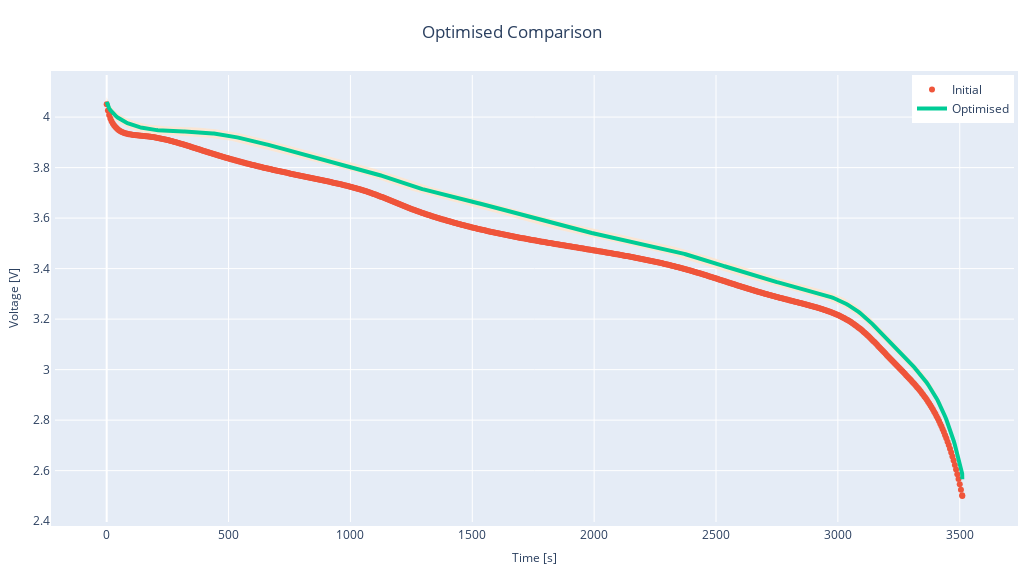
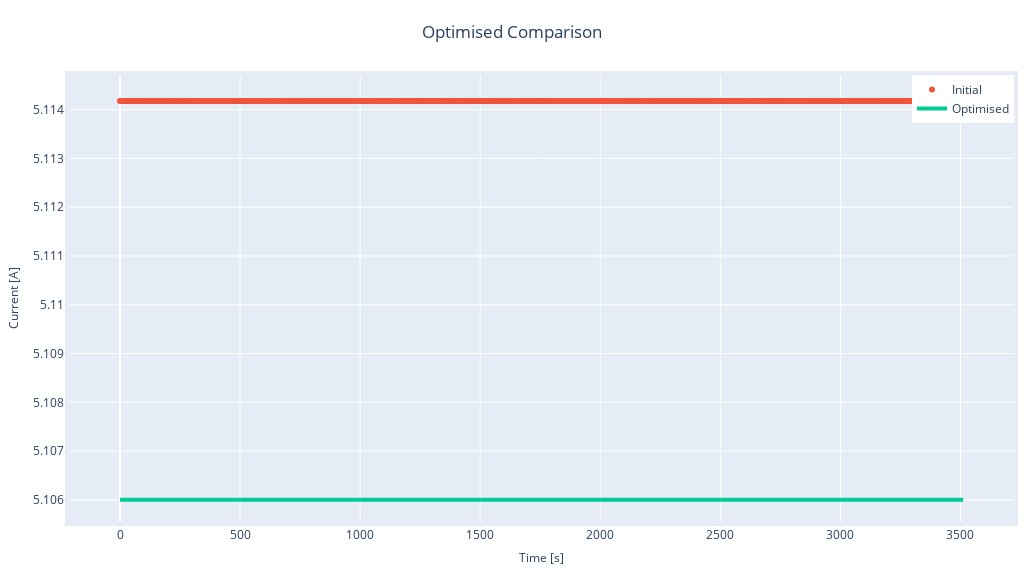

Here is the notebook cell these charts were saved with, in order:
### Markdown cell above
## Comparing System Response

We can quickly plot the system's response using the estimated parameters compared to the initial parameters:

### Code cell
cost.nominal_capacity(x, cost.problem._model)
pybop.quick_plot(x, cost, title="Optimised Comparison");

### Figure 1 — Plotly figure (JSON) as saved in the notebook; plotly's stock layout.template omitted (floating-point values rounded to 4 significant figures; data arrays with more than 128 entries replaced by an {"elided": "..."} marker saying what was removed)
{"data": [{"fill": "toself", "fillcolor": "rgba(255,229,204,0.8)", "hoverinfo": "skip", "line": {"color": "rgba(255,255,255,0)"}, "showlegend": false, "type": "scatter", "x": {"elided": "1408 float values"}, "y": {"elided": "1408 float values"}}, {"mode": "markers", "name": "Initial", "type": "scatter", "x": {"elided": "704 float values"}, "y": {"elided": "704 float values"}}, {"line": {"width": 4}, "mode": "lines", "name": "Optimised", "type": "scatter", "x": {"elided": "704 float values"}, "y": {"elided": "704 float values"}}], "layout": {"autosize": false, "height": 576, "legend": {"font": {"size": 12}, "x": 1, "xanchor": "right", "y": 1, "yanchor": "top"}, "margin": {"b": 10, "l": 10, "pad": 4, "r": 10, "t": 75}, "showlegend": true, "title": {"text": "Optimised Comparison", "x": 0.5}, "width": 1024, "xaxis": {"tickfont": {"size": 12}, "title": {"font": {"size": 12}, "text": "Time [s]"}}, "yaxis": {"tickfont": {"size": 12}, "title": {"font": {"size": 12}, "text": "Voltage [V]"}}}}

### Figure 2 — Plotly figure (JSON) as saved in the notebook; plotly's stock layout.template omitted (floating-point values rounded to 4 significant figures; data arrays with more than 128 entries replaced by an {"elided": "..."} marker saying what was removed)
{"data": [{"fill": "toself", "fillcolor": "rgba(255,229,204,0.8)", "hoverinfo": "skip", "line": {"color": "rgba(255,255,255,0)"}, "showlegend": false, "type": "scatter", "x": {"elided": "1408 float values"}, "y": {"elided": "1408 float values"}}, {"mode": "markers", "name": "Initial", "type": "scatter", "x": {"elided": "704 float values"}, "y": {"elided": "704 float values"}}, {"line": {"width": 4}, "mode": "lines", "name": "Optimised", "type": "scatter", "x": {"elided": "704 float values"}, "y": {"elided": "704 float values"}}], "layout": {"autosize": false, "height": 576, "legend": {"font": {"size": 12}, "x": 1, "xanchor": "right", "y": 1, "yanchor": "top"}, "margin": {"b": 10, "l": 10, "pad": 4, "r": 10, "t": 75}, "showlegend": true, "title": {"text": "Optimised Comparison", "x": 0.5}, "width": 1024, "xaxis": {"tickfont": {"size": 12}, "title": {"font": {"size": 12}, "text": "Time [s]"}}, "yaxis": {"tickfont": {"size": 12}, "title": {"font": {"size": 12}, "text": "Current [A]"}}}}
